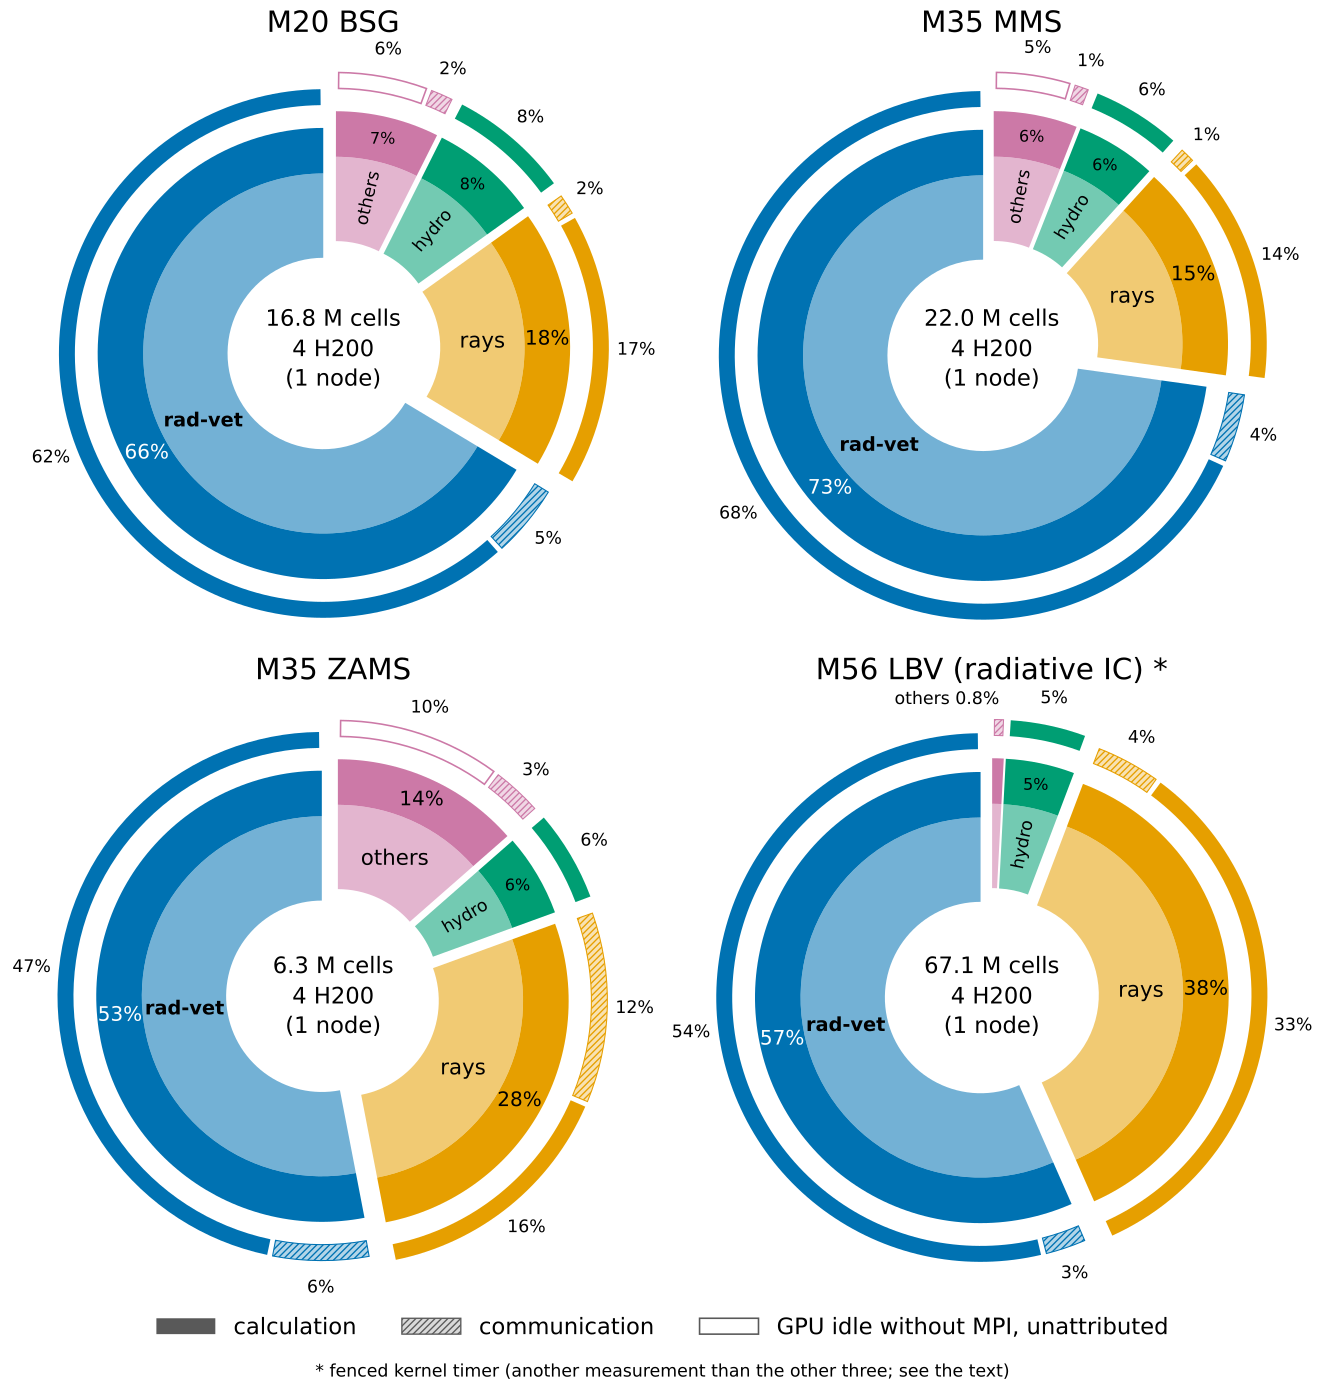

Write the Python code that produced this figure.
#!/usr/bin/env python3
"""cost_pie.py: draw cost_pie.png / .svg from cost_modules.csv (same directory).  Style: mesa2.mplstyle (idort_style.py)."""
import csv, os, sys
import numpy as np
import matplotlib
matplotlib.use('Agg')
import matplotlib.pyplot as plt
from matplotlib.colors import to_rgb
from matplotlib.patches import Patch, Wedge
HERE = os.path.dirname(os.path.abspath(__file__))
sys.path.insert(0, os.environ.get('IDORT_STYLE', os.path.join(HERE, '..', '..', '..', 'tests', 'vet_clean', 'notebooks')))
import idort_style
idort_style.use()
COL = {'rad-vet': '#0072B2', 'rays': '#E69F00', 'hydro': '#009E73', 'others': '#CC79A7'}   # Okabe & Ito
ORDER = ['rad-vet', 'rays', 'hydro', 'others']                                             # counter-clockwise from the top
TITLE = {'bsg': 'M20 BSG', 'm35mms': 'M35 MMS', 'm35zams': 'M35 ZAMS', 't9l62': 'M56 LBV (radiative IC) *'}
light = lambda c, f=0.55: tuple(1 - (1 - x)*f for x in to_rgb(c))
D = {}
for r in csv.DictReader(open(os.path.join(HERE, 'cost_modules.csv'))):
    d = D.setdefault(r['star'], {'cells': int(r['cells']), 'p': {}}); d['p'][r['module'], r['part']] = float(r['percent'])
pct = lambda v: f'{v:.0f}%' if v >= 0.95 else f'{v:.1f}%'
at = lambda o, r, a: (o[0] + r*np.cos(np.radians(a)), o[1] + r*np.sin(np.radians(a)))
R0, R1, R2, A0, A1 = 0.42, 0.79, 0.99, 1.09, 1.16
fig, axs = plt.subplots(2, 2, figsize=(14, 14.4))
for ax, (st, d) in zip(axs.flat, D.items()):
    p = d['p']; a = 90.0
    for m in ORDER:
        v = sum(x for (mm, _), x in p.items() if mm == m); w = 3.6*v; mid = a + w/2; o = at((0, 0), 0.05, mid)
        ax.add_patch(Wedge(o, R1, a, a + w, width=R1 - R0, fc=light(COL[m]), ec='none'))
        ax.add_patch(Wedge(o, R2, a, a + w, width=R2 - R1, fc=COL[m], ec='none'))
        if v > 2:
            ax.text(*at(o, (R1 + R2)/2, mid), pct(v), ha='center', va='center', fontsize=15 if v > 10 else 12,
                    color='white' if m == 'rad-vet' else 'black')
            nm = {'others': 'others'}.get(m, m)
            ax.text(*at(o, (R0 + R1)/2 + (0.02 if v < 10 else 0), mid), nm, ha='center', va='center', fontsize=(14.5 if m == 'rad-vet' else 16) if v > 10 else 13,
                    weight='bold' if m == 'rad-vet' else 'normal', rotation=0 if v > 10 else (mid - 180 if 90 < mid < 270 else mid if mid < 90 else mid - 360))
        else: ax.text(*at(o, A1 + 0.05, mid), f'{m} {pct(v)}', ha='right', va='bottom', fontsize=13)
        parts = [('calculation', dict(fc=COL[m], ec='none')), ('communication', dict(fc=light(COL[m], 0.3), ec=COL[m], hatch='/////', lw=0.8)),
                 ('rest', dict(fc='white', ec=COL[m], lw=1.2))]
        b = a
        for part, kw in parts:
            x = p.get((m, part), 0) if part != 'rest' else p.get((m, 'unattributed'), 0) + p.get((m, 'GPU idle'), 0)
            if x < 0.05: continue
            s = 3.6*x; g = min(0.6, s/6)
            ax.add_patch(Wedge(o, A1, b + g, b + s - g, width=A1 - A0, **kw))
            if x >= 0.95 and v > 2:
                q = at(o, A1 + 0.12, b + s/2)
                ax.text(*q, pct(x), ha='center', va='center', fontsize=13)
            b += s
        a += w
    ax.text(0, 0, f'{d["cells"]/1e6:.1f} M cells\n4 H200\n(1 node)', ha='center', va='center', fontsize=17, linespacing=1.35)
    ax.set_title(TITLE[st], fontsize=22, pad=8); ax.set_xlim(-1.42, 1.42); ax.set_ylim(-1.34, 1.34); ax.set_aspect('equal'); ax.axis('off')
H = [Patch(fc='0.35', ec='none', label='calculation'), Patch(fc='0.85', ec='0.35', hatch='/////', label='communication'),
     Patch(fc='white', ec='0.35', lw=1.2, label='GPU idle without MPI, unattributed')]
fig.legend(handles=H, loc='lower center', ncol=3, fontsize=17, bbox_to_anchor=(0.5, 0.012), handlelength=2.6)
fig.text(0.5, 0.0, '* fenced kernel timer (another measurement than the other three; see the text)', ha='center', fontsize=13)
fig.subplots_adjust(left=0.01, right=0.99, top=0.965, bottom=0.055, wspace=0.0, hspace=0.06)
fig.savefig(os.path.join(HERE, 'cost_pie.svg')); fig.savefig(os.path.join(HERE, 'cost_pie.png'), dpi=110)
